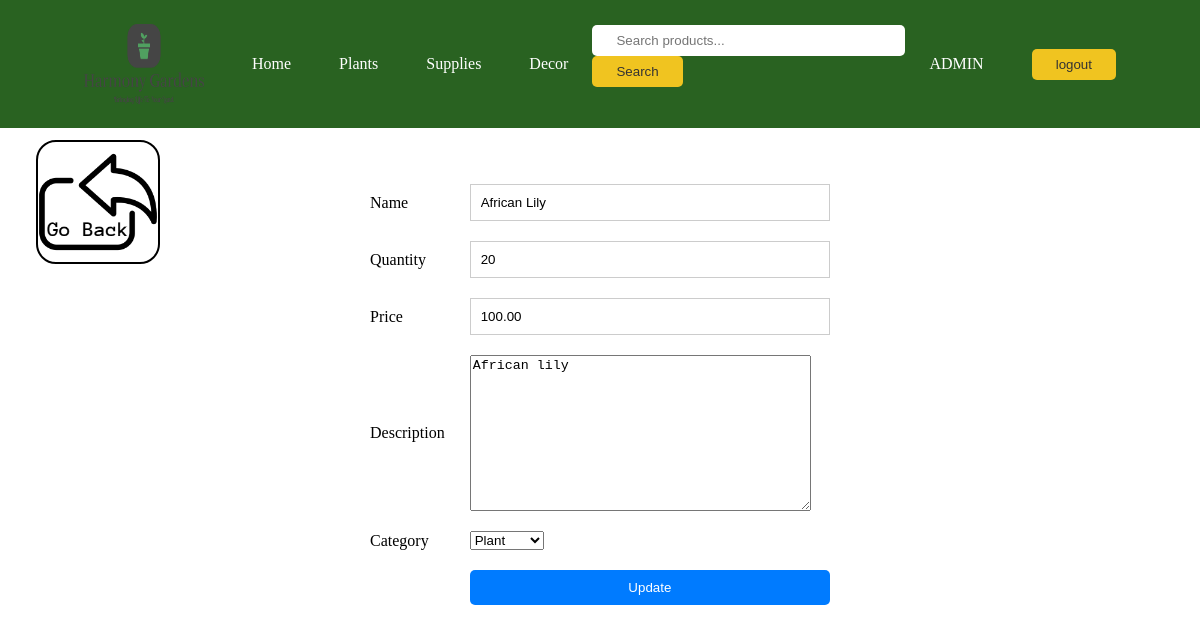
Page /edit.php?id=2 (signed in) on the committed database.
### tables this page shows
CREATE TABLE `products` (
  `id` int(11) NOT NULL,
  `name` varchar(100) NOT NULL,
  `qty` int(5) NOT NULL,
  `price` decimal(10,2) NOT NULL,
  `image` varchar(100) DEFAULT NULL,
  `login_id` int(11) NOT NULL,
  `tag` varchar(1000) NOT NULL,
  `description` longtext NOT NULL
);

### edit.php (the view, shortened to what this page needs)
<?php
if (!isset($_SESSION['valid'])) {
	header('Location: login.php');
} else {
	include('logout_header.php');
}
?>
<?php
include_once("connection.php");
?>
<?php
$id = $_GET['id'];
$result = mysqli_query($mysqli, "SELECT * FROM products WHERE id=$id");
while ($res = mysqli_fetch_array($result)) {
	$name = htmlspecialchars($res['name']) ;
	$qty = $res['qty'];
	$price = $res['price'];
	$desc=htmlspecialchars($res['description']);
	$category=$res['tag'];
}
?>
<html>
<head>
	<link rel="stylesheet" href="css/edit.css">
</head>
<body>
	<div class="section_class">
		<a href="view.php"><img class="view_product" src="img/go_back.png" alt=""></a>
		<br /><br />
		<form class="form_class" name="form1" method="post" action="edit.php">
			<table border="0">
				<tr>
					<td>Name</td>
					<td><input type="text" name="name" value="<?php echo $name; ?>"></td>
				</tr>
				<tr>
					<td>Quantity</td>
					<td><input type="text" name="qty" value="<?php echo $qty; ?>"></td>
				</tr>
				<tr>
					<td>Price</td>
					<td><input type="text" name="price" value="<?php echo $price; ?>"></td>
				</tr>
				<tr>
					<td>Description</td>
					<td><textarea name="description"  cols="40" rows="10" ><?php echo $desc;?></textarea></td>
				</tr>
				<tr>
					<td>Category</td>
					<td>
						<select name="category" value="" >
							<option value="plant" <?php echo $category=="plant"?"selected":"" ?> >Plant</option>
						</select>
					</td>
				</tr>
				<tr>
					<td><input type="hidden" name="id" value=<?php echo $_GET['id']; ?>></td>
					<td><input type="submit" name="update" value="Update"></td>
				</tr>
			</table>
		</form>
	</div>
</body>
</html>

### css/logout_style.css (style rules this page uses)
body, h1, h2, h3, p, ul, li { margin: 0; padding: 0; list-style: none; }

### css/edit.css (style rules this page uses)
img.view_product { border:2px solid black; border-radius:20px; margin:1% 3%; width:10%; }
form.form_class { display: flex; justify-content: center; align-items: center; width: 40%; margin-left:30%; margin-top:-10% ; }
table { width: 100%; border-collapse: collapse; }
td, th { padding: 10px; }
input { width: 100%; padding: 10px; border: 1px solid #ccc; }
.form_class input[type="submit"] { background-color: #007bff; color: white; padding: 10px; border: none; cursor: pointer; border-radius: 5px; }

### rows in the picture
products: name "African Lily", qty "20", price "100.00", description "African lily", category "Plant"

### other values in the picture
$profile_name "ADMIN"
